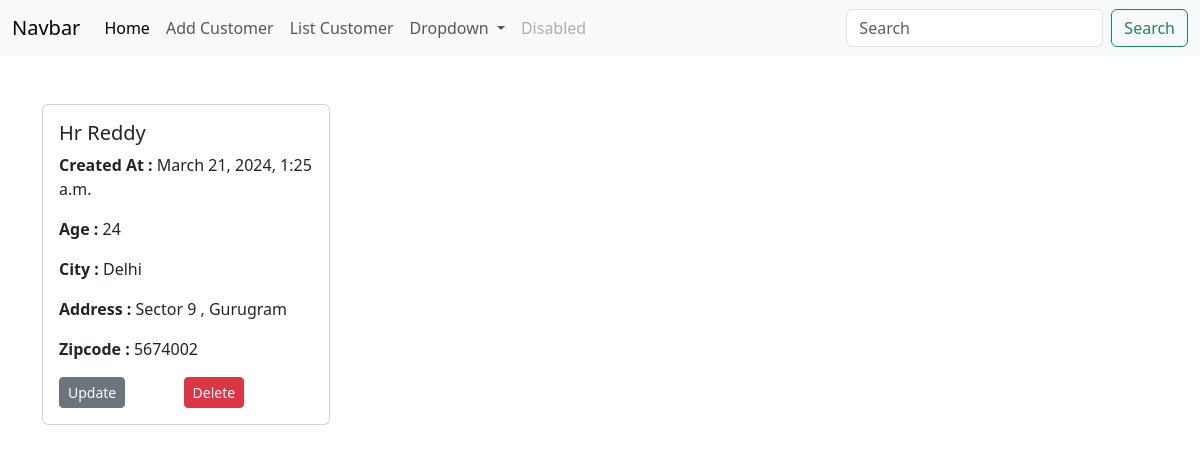
/detail/3, run on the app's committed database.
### crm_app1/models.py (models this page shows, shortened)
class CustomerRecord(models.Model):
    created_at = models.DateTimeField(auto_now_add=True)
    first_name = models.CharField(max_length=100)
    last_name = models.CharField(max_length=100)
    age = models.IntegerField()
    city = models.CharField(max_length=50)
    address = models.CharField(max_length=120)
    state = models.CharField(max_length=50)
    zipcode = models.IntegerField()

### crm_app1/views.py (the view)
# urls.py: path('detail/<int:pk>', views.detail_customer,name="detail"),
def detail_customer(request,pk):
    customer = CustomerRecord.objects.get(pk=pk)
    return render(request,"detail.html",{"customer":customer})

### crm_app1/templates/detail.html
{% extends "base.html"%}
{%block content%}
<br>
    <div class="card" style="width: 18rem;">
        <div class="card-body">
          <h5 class="card-title">{{customer.first_name}} {{customer.last_name}}</h5>
          <p class="card-text"><b>Created At : </b> {{customer.created_at}}</p>
          <p class="card-text"><b> Age : </b>{{customer.age}}</p>
          <p class="card-text"><b> City : </b>{{customer.city}}</p>
          <p class="card-text"><b>Address : </b>{{customer.address}}</p>
          <p class="card-text"><b>Zipcode : </b>{{customer.zipcode}}</p>
          <a href="{%url 'update' customer.id %}" class="btn btn-secondary btn-sm">Update</a> &nbsp;&nbsp;&nbsp;&nbsp;&nbsp;&nbsp;&nbsp;&nbsp;&nbsp;&nbsp;&nbsp;&nbsp;
          <a href="{%url 'delete' customer.id %}" class="btn btn-danger btn-sm">Delete</a>
        </div>
      </div>
{%endblock%}

### data on the page
CustomerRecord: first_name "Hr", last_name "Reddy", created_at "March 21, 2024, 1:25 a.m.", age "24", city "Delhi", address "Sector 9 , Gurugram", zipcode "5674002"
